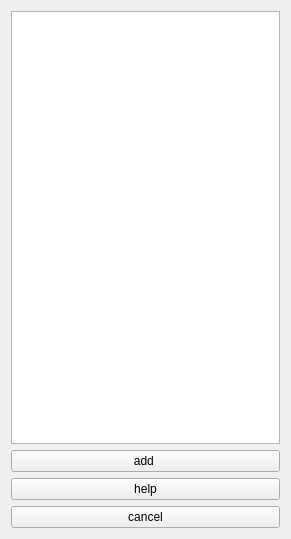
<?xml version="1.0" encoding="UTF-8"?>
<ui version="4.0">
 <class>Form</class>
 <widget class="QWidget" name="Form">
  <property name="geometry">
   <rect>
    <x>0</x>
    <y>0</y>
    <width>291</width>
    <height>539</height>
   </rect>
  </property>
  <property name="windowTitle">
   <string>Form</string>
  </property>
  <layout class="QVBoxLayout" name="verticalLayout">
   <item>
    <widget class="QListWidget" name="listWidget"/>
   </item>
   <item>
    <widget class="QPushButton" name="pushButton">
     <property name="text">
      <string>add </string>
     </property>
    </widget>
   </item>
   <item>
    <widget class="QPushButton" name="pushButton_3">
     <property name="text">
      <string>help</string>
     </property>
    </widget>
   </item>
   <item>
    <widget class="QPushButton" name="pushButton_2">
     <property name="text">
      <string>cancel</string>
     </property>
    </widget>
   </item>
  </layout>
 </widget>
 <resources/>
 <connections/>
</ui>
